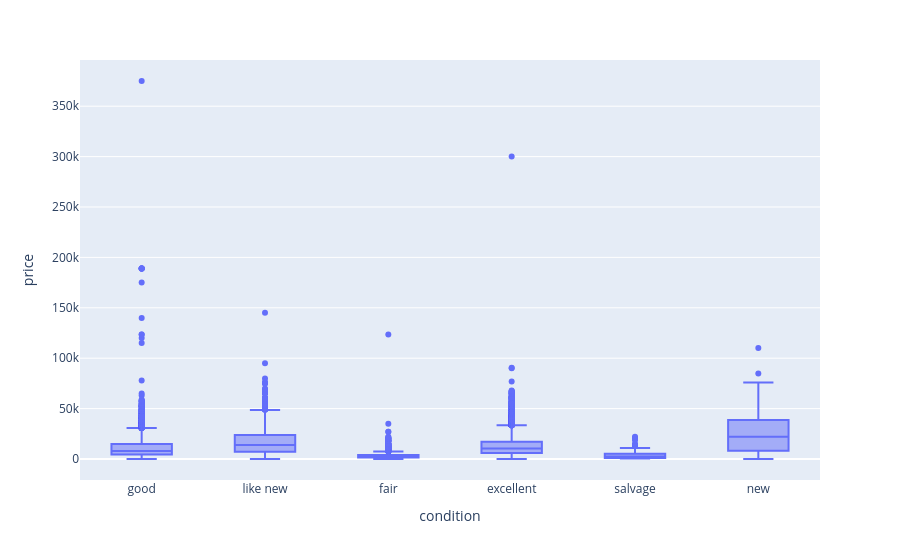

This figure's notebook cell:
### Code cell
fig = px.box(df, x="condition", y="price")
fig.show()

### Figure 1 — Plotly figure (JSON) as saved in the notebook; plotly's stock layout.template omitted (floating-point values rounded to 4 significant figures; data arrays with more than 128 entries replaced by an {"elided": "..."} marker saying what was removed)
{"data": [{"alignmentgroup": "True", "hovertemplate": "condition=%{x}<br>price=%{y}<extra></extra>", "legendgroup": "", "marker": {"color": "#636efa"}, "name": "", "notched": false, "offsetgroup": "", "orientation": "v", "showlegend": false, "type": "box", "x": {"elided": "51525 str values"}, "x0": " ", "xaxis": "x", "y": {"elided": "51525 int values"}, "y0": " ", "yaxis": "y"}], "layout": {"boxmode": "group", "legend": {"tracegroupgap": 0}, "margin": {"t": 60}, "xaxis": {"anchor": "y", "domain": [0, 1], "title": {"text": "condition"}}, "yaxis": {"anchor": "x", "domain": [0, 1], "title": {"text": "price"}}}}
